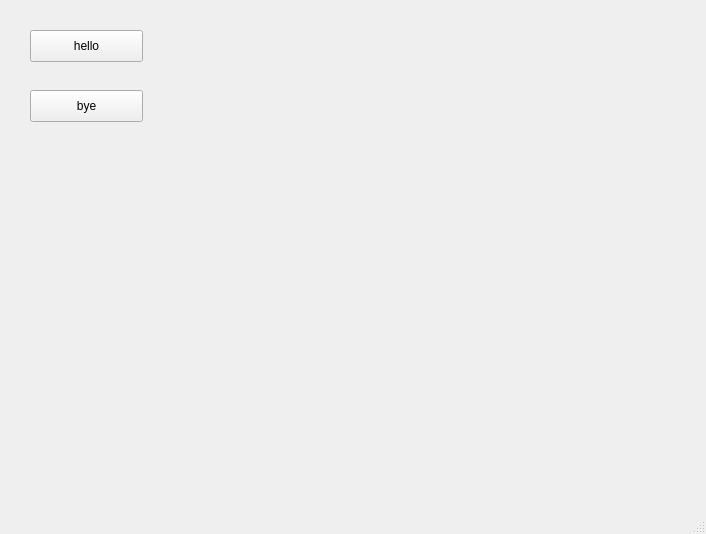
<?xml version="1.0" encoding="UTF-8"?>
<ui version="4.0">
 <class>MainWindow</class>
 <widget class="QMainWindow" name="MainWindow">
  <property name="geometry">
   <rect>
    <x>0</x>
    <y>0</y>
    <width>706</width>
    <height>534</height>
   </rect>
  </property>
  <property name="windowTitle">
   <string>MainWindow</string>
  </property>
  <widget class="QWidget" name="centralwidget">
   <widget class="QPushButton" name="hellobutton">
    <property name="geometry">
     <rect>
      <x>30</x>
      <y>30</y>
      <width>113</width>
      <height>32</height>
     </rect>
    </property>
    <property name="text">
     <string>hello</string>
    </property>
   </widget>
   <widget class="QPushButton" name="byebutton">
    <property name="geometry">
     <rect>
      <x>30</x>
      <y>90</y>
      <width>113</width>
      <height>32</height>
     </rect>
    </property>
    <property name="text">
     <string>bye</string>
    </property>
   </widget>
   <widget class="QLabel" name="label">
    <property name="geometry">
     <rect>
      <x>150</x>
      <y>10</y>
      <width>521</width>
      <height>441</height>
     </rect>
    </property>
    <property name="styleSheet">
     <string notr="true">image: url(:/newPrefix/diaochan.jpg);</string>
    </property>
    <property name="text">
     <string/>
    </property>
    <property name="pixmap">
     <pixmap resource="../../Desktop/qttest/picture.qrc">:/newPrefix/diaochan.jpg</pixmap>
    </property>
   </widget>
  </widget>
  <widget class="QMenuBar" name="menubar">
   <property name="geometry">
    <rect>
     <x>0</x>
     <y>0</y>
     <width>706</width>
     <height>22</height>
    </rect>
   </property>
  </widget>
  <widget class="QStatusBar" name="statusbar"/>
 </widget>
 <resources>
  <include location="../../Desktop/qttest/picture.qrc"/>
 </resources>
 <connections/>
</ui>
